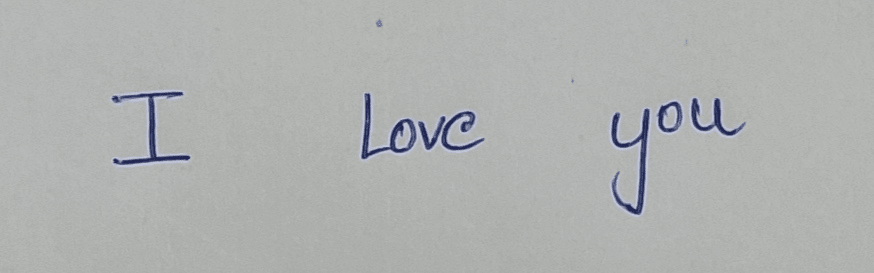
#> input picture data/test.png, 874 x 273 px
$ python -i detectword.py   (imports and definitions only)   (older library calls are emulated)
#> lines starting #> are read from the running program, lines starting #| are printed output that depends on the picture; after the words box and inside, x2 and y2 are one past the last pixel; in counts of white or black regions, pixels touching at a corner belong together
import sys
import numpy as np
from PIL import Image
from PIL import ImageColor
from PIL import ImageDraw
from PIL import ImageFont
from PIL import ImageOps
import math
import time

import cv2
import os

import tensorflow as tf
import matplotlib.pyplot as plt


def wordSegmentation(img, kernelSize=25, sigma=11, theta=7, minArea=0):

    kernel = createKernel(kernelSize, sigma, theta)
    imgFiltered = cv2.filter2D(img, -1, kernel, borderType=cv2.BORDER_REPLICATE).astype(np.uint8)
    (_, imgThres) = cv2.threshold(imgFiltered, 0, 255, cv2.THRESH_BINARY+cv2.THRESH_OTSU)
    imgThres = 255 - imgThres
    (major, minor, _) = cv2.__version__.split(".")

    if major=='3':
        (_, components, _) = cv2.findContours(imgThres, cv2.RETR_EXTERNAL, cv2.CHAIN_APPROX_SIMPLE)

    else:
        (components, _) = cv2.findContours(imgThres, cv2.RETR_LIST, cv2.CHAIN_APPROX_SIMPLE)
    res =[]
    res1=[]
    i=0

    for c in components:
            if cv2.contourArea(c) < minArea:
                continue


            i+=1
            currBox = cv2.boundingRect(c)
            (x, y, w, h) = currBox
            currImg = img[y:y+h, x:x+w]
            res.append((currImg))
            res1.append((currBox, currImg))

    if not os.path.exists('../out/'):
    			os.mkdir('../out/')

		# iterate over all segmented words
    print('Segmented into %d words'%len(res1))
    for (j, w) in enumerate(res1):
        (wordBox, wordImg) = w
        (x, y, w, h) = wordBox
        cv2.imwrite('../out/out.png', wordImg) # save word
        cv2.rectangle(img,(x,y),(x+w,y+h),0,1) # draw bounding box in summary image

    # output summary image with bounding boxes around words
    cv2.imwrite('../out/summary.png', img)


    return sorted(res, key= lambda entry:entry[0][0])


def createKernel(kernelSize,sigma, theta):

    assert kernelSize%2

    halfsize = kernelSize//2
    kernel = np.zeros([kernelSize, kernelSize])
    sigmaX= sigma
    sigmaY= sigma *theta

    for i in range(kernelSize):
        for j in range(kernelSize):
            x = i- halfsize
            y = j- halfsize

            expTerm = np.exp(-x**2/ (2*sigmaX)  - y**2/(2*sigmaY))
            xTerm = (x**2 -sigmaX**2) /(2 * math.pi*sigmaX**5 * sigmaX)
            yTerm =  (y**2 - sigmaY**2) /(2 * math.pi*sigmaY**5 * sigmaX)
            kernel[i, j]= (xTerm + yTerm)* expTerm

    kernel = kernel / np.sum(kernel)
    return kernel

>>> import cv2
>>> picture = cv2.imread('../data/test.png', cv2.IMREAD_GRAYSCALE)
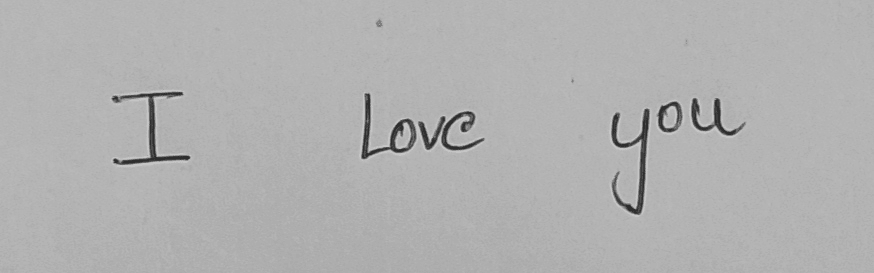
#> picture: shape (273, 874); min 46, max 197, mean 176.9
>>> result = wordSegmentation(picture)
#> in wordSegmentation, `imgFiltered = cv2.filter2D(img, -1, kernel, borderType=cv2.BORDER_REPL..`:
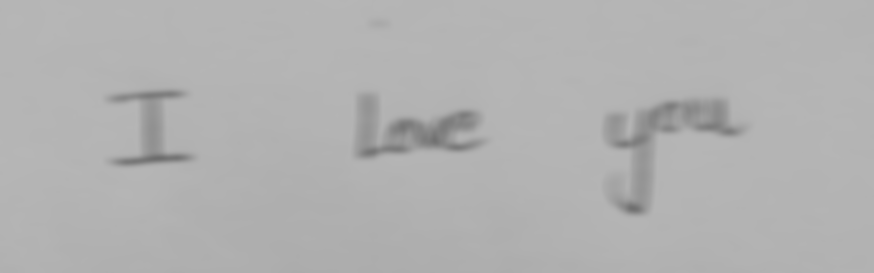
#> imgFiltered: shape (273, 874); min 109, max 182, mean 176.9
#> in wordSegmentation, `(_, imgThres) = cv2.threshold(imgFiltered, 0, 255, cv2.THRESH_BINARY+c..`:
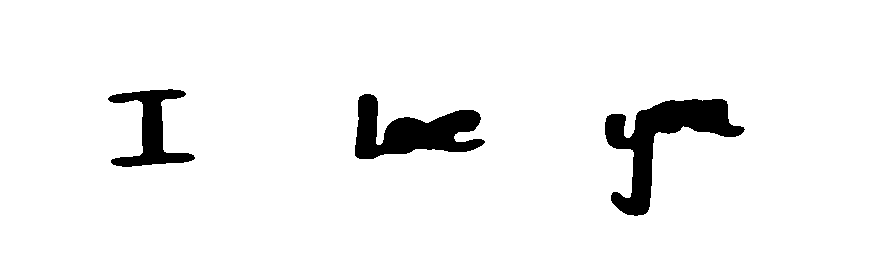
#> imgThres: shape (273, 874); 94.7% white; 3 black regions, box (x1, y1, x2, y2) and area: (605, 99, 745, 216) 5550, (355, 94, 485, 159) 4427, (108, 89, 195, 167) 2559
#> in wordSegmentation, `imgThres = 255 - imgThres`: imgThres: shape (273, 874); 5.3% white; 3 white regions
#> in wordSegmentation, `(components, _) = cv2.findContours(imgThres, cv2.RETR_LIST, cv2.CHAIN_..`: components = 3 contours; box (x1, y1, x2, y2) and area: (605, 99, 745, 216) 5286, (355, 94, 485, 159) 4208, (108, 89, 195, 167) 2364
#> the loop in wordSegmentation, `for c in components:` made 3 passes
#> (x, y, w, h) on passes 1 to 3: (605, 99, 140, 117), (355, 94, 130, 65), (108, 89, 87, 78)
#> pass 1, in wordSegmentation, `currImg = img[y:y+h, x:x+w]`:
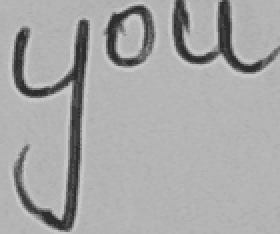
#> currImg: shape (117, 140) (shown 2 times larger); min 46, max 197, mean 167.3
#> pass 2, in wordSegmentation, `currImg = img[y:y+h, x:x+w]`:
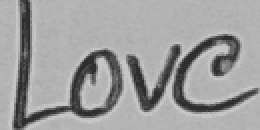
#> currImg: shape (65, 130) (shown 2 times larger); min 46, max 197, mean 158.5
#> pass 3, in wordSegmentation, `currImg = img[y:y+h, x:x+w]`:
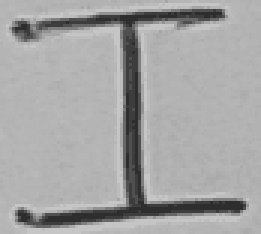
#> currImg: shape (78, 87) (shown 3 times larger); min 46, max 197, mean 164.5
#> after the loop in wordSegmentation, `for c in components:`: i = 3; res = 3 items
#| Segmented into 3 words
#> the loop in wordSegmentation, `for (j, w) in enumerate(res1):` made 3 passes
#> after the loop in wordSegmentation, `for (j, w) in enumerate(res1):`:
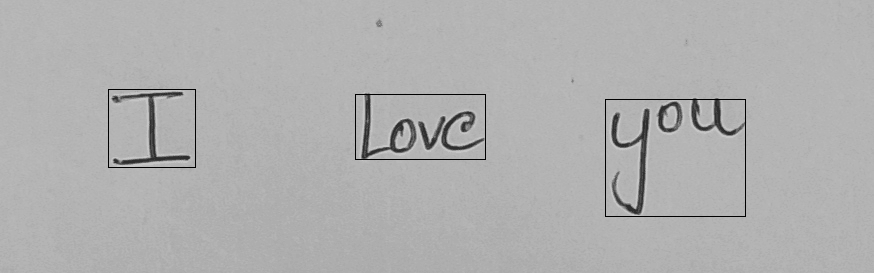
#> img: shape (273, 874); 0.52% of pixels changed, all inside (x1, y1, x2, y2) = (108, 89, 746, 217)
#> result = 3 items
